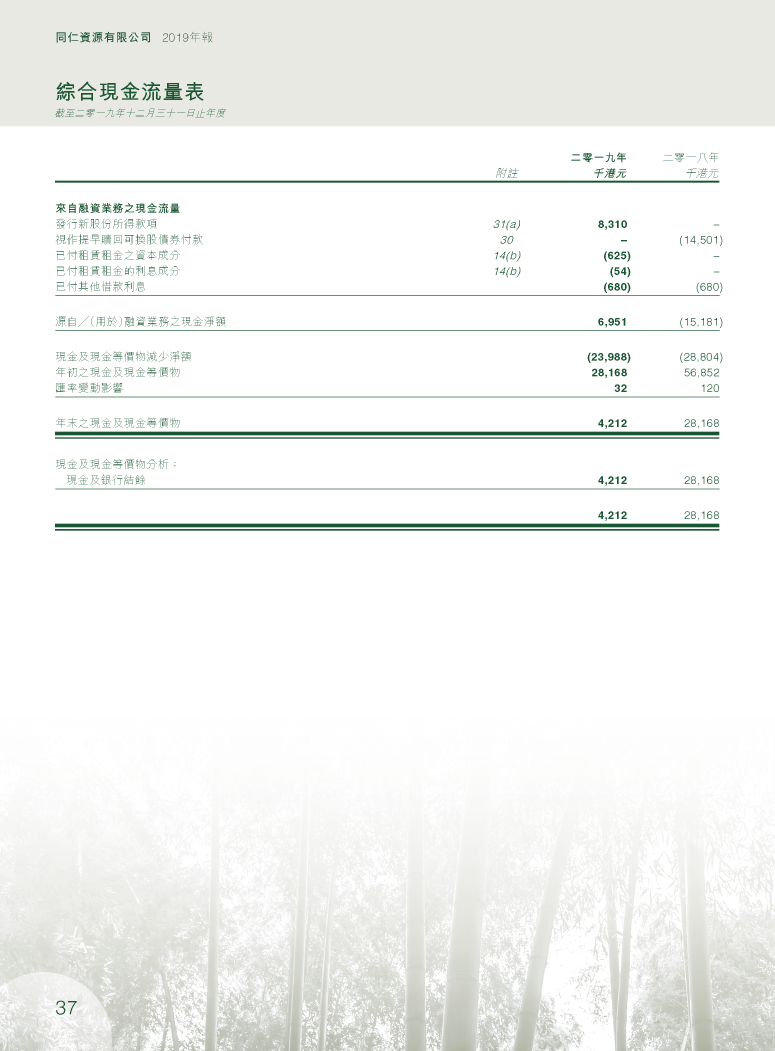
#> input picture tool/tag.png, 2324 x 3153 px (shown at 1/3 size)
$ python tag2view.py
#> lines starting #> are read from the running program, lines starting #| are printed output that depends on the picture
# -*- coding: utf-8 -*-
import numpy as np
import cv2.cv2 as cv2


def tag2view(tagpath,
             tagname,
             pngpath,
             pngname,
             save=False,
             savepath=None,
             savename=None):
    '''
    tagpath: 标注路径
    tagname: 标注名称
    pngpath：图片路径
    pngname：图片名称
    save：是否保存
    savepath: 保存路径
    savename：保存文件名称

    return: None
    '''
#> called with tagpath = '.', tagname = 'tag.txt', pngpath = '.', pngname = 'tag.png', save = True, savepath = '.', savename = 'result_.png'
    img = cv2.imread(pngpath + '/' + pngname)
#> img is the input picture: shape (3153, 2324, 3); mean B, G, R 242.2, 244.2, 242.8

    with open(tagpath + '/' + tagname, encoding='utf8') as f:
#> (reads tool/tag.txt from the repository)
        tags = f.readlines()
    for line in tags:
        tag = line.strip().split(',')
        pos, text = tag[:8], tag[8:]
        if text == ['']:
            cv2.rectangle(img, (int(eval(pos[0])), int(eval(pos[1]))),
                          (int(eval(pos[6])), int(eval(pos[7]))),
                          (254, 67, 101), 4)
        else:
            cv2.rectangle(img, (int(eval(pos[0])), int(eval(pos[1]))),
                          (int(eval(pos[6])), int(eval(pos[7]))),
                          (50, 205, 50), 4)
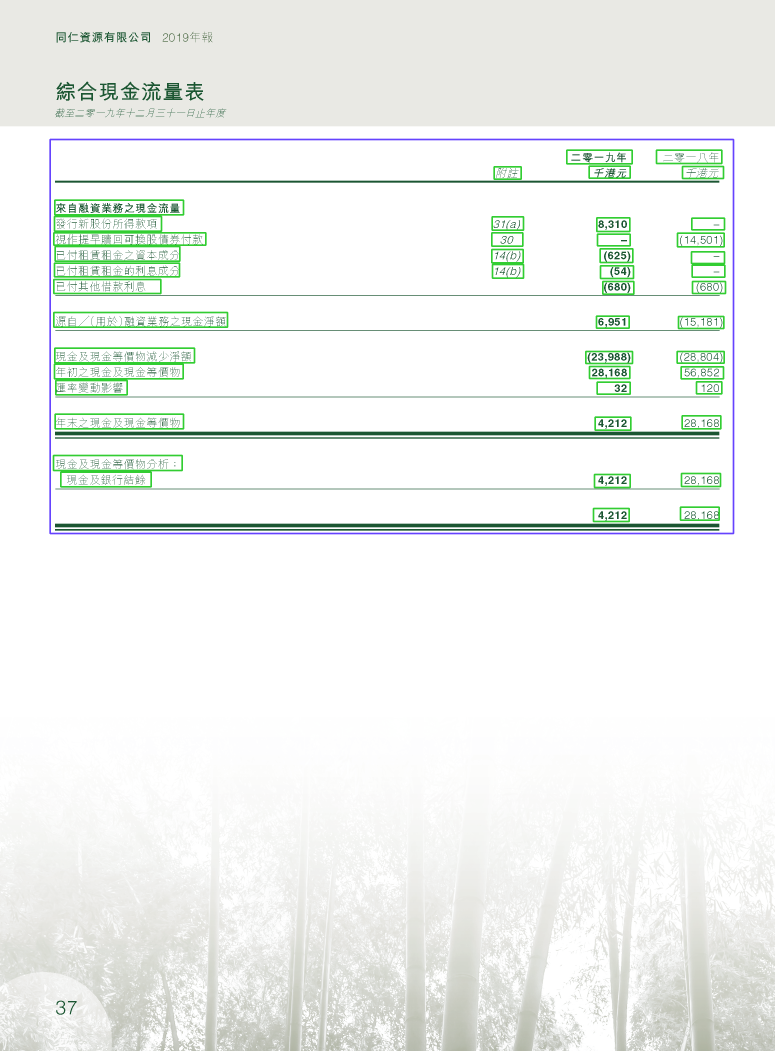
#> img: shape (3153, 2324, 3) (shown at 1/3 size); mean B, G, R 239.3, 242.7, 239.3
    # Display cropped image
    width = int(img.shape[1] / 3)
#> width = 774
    height = int(img.shape[0] / 3)
#> height = 1051
    dim = (width, height)
#> dim = (774, 1051)
    # resize image
    resized = cv2.resize(img, dim)
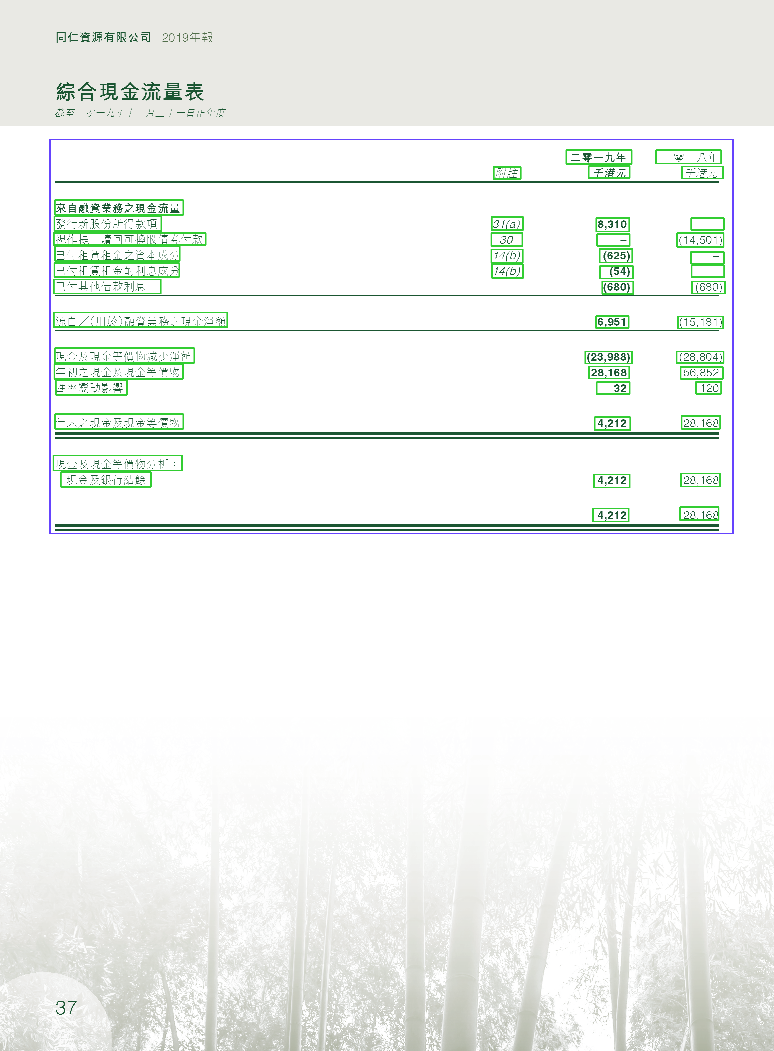
#> resized: shape (1051, 774, 3); mean B, G, R 239.5, 243, 239.6

    # save the image
    cv2.imshow("Image", resized)
    cv2.waitKey(0)
    if save is True:
        assert savepath is not None, 'savepath is empty'
        assert savename is not None, 'savename is not given'
        cv2.imwrite(savepath + '/' + savename, img)


if __name__ == "__main__":
    tag2view(".",
             "tag.txt",
             ".",
             "tag.png",
             save=True,
             savepath=".",
             savename="result_.png")
